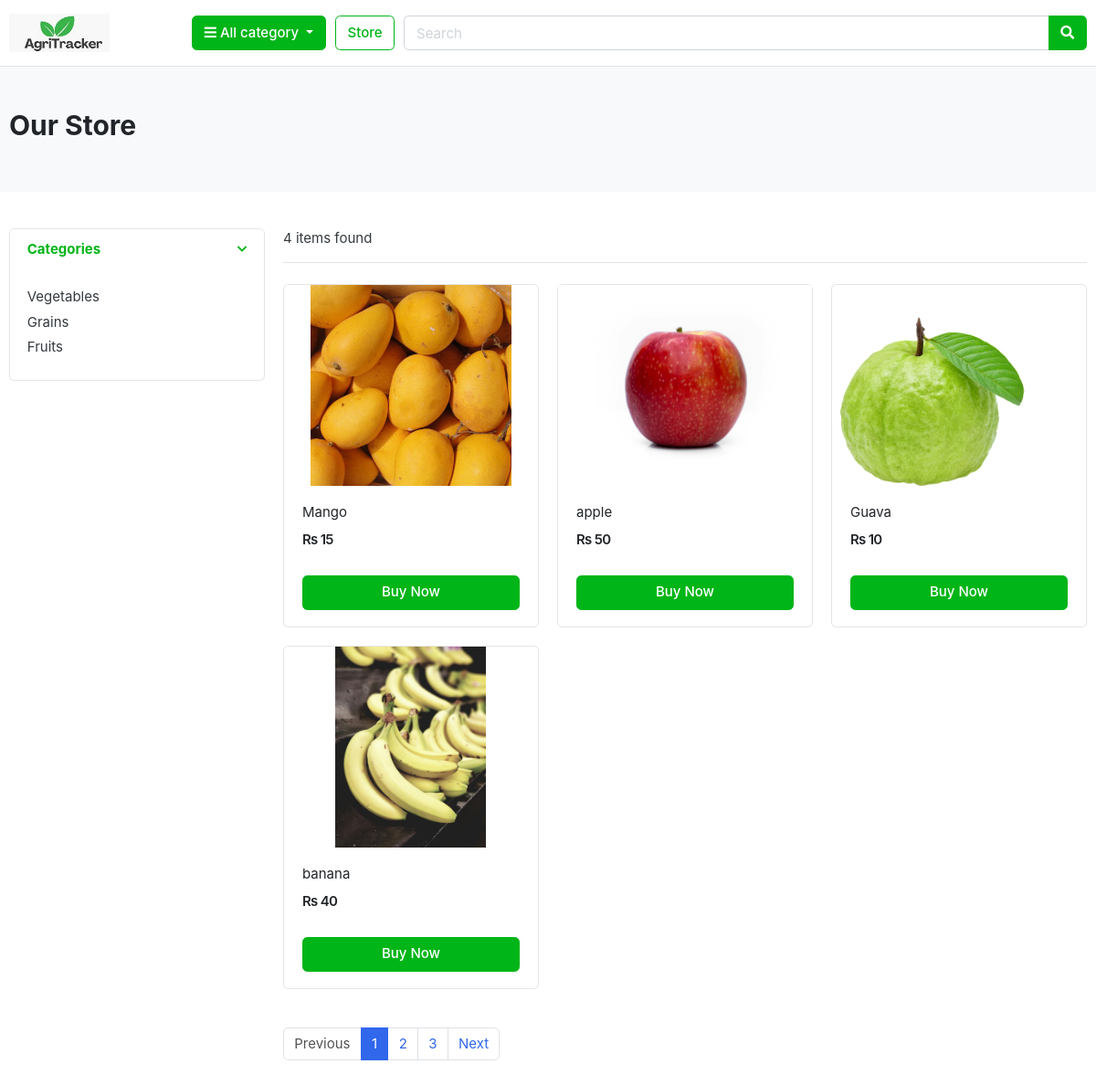
The app's page /store/fruits/ with its own data.
### category/models.py (models this page shows, shortened)
class Category(models.Model):
    category_name = models.CharField(max_length=50,unique=True)
    slug=models.SlugField(max_length=100,unique=True)
    description= models.TextField(max_length=255,blank=True)
    cat_image = models.ImageField(upload_to='photos/categories/',blank=True)
    class Meta:
        verbose_name = 'category'
        verbose_name_plural= 'categories'
    def get_url(self):
        return reverse('products_by_category',args=[self.slug])

### store/models.py (models this page shows, shortened)
class Product(models.Model):
    product_name = models.CharField(max_length=200,unique=True)
    slug = models.SlugField(max_length=200,unique=True)
    description = models.TextField(max_length=800,unique=True)
    price = models.IntegerField()
    images = models.ImageField(upload_to='photos/products')
    stock = models.IntegerField()
    is_available = models.BooleanField(default=True)
    category = models.ForeignKey(Category,on_delete=models.CASCADE)
    created_date= models.DateTimeField(auto_now_add=True)
    modified_date = models.DateTimeField(auto_now=True)
    def get_url(self):
        return reverse('product_detail',args=[self.category.slug,self.slug])

### store/views.py (the view)
# urls.py: path('store/',include('store.urls')),
def store(request,category_slug=None):
    categories = None
    products= None
    if category_slug!=None:
        categories =get_object_or_404(Category, slug=category_slug)
        products = Product.objects.filter(category=categories,is_available=True)
        product_count=products.count()
    else:
        products = Product.objects.all().filter(is_available=True)
        product_count=products.count()
    context={
        'products':products,
        'product_count':product_count
    }
    return render(request, 'store/store.html',context)

### category/context_processors.py (called while the page is built)
def menu_links(request):
    links=Category.objects.all()
    return dict(links=links)

### templates/store/store.html (shortened to what this page needs)
{% load static %}
{% include 'header1.html' %}
<header class="section-header">
<section class="header-main border-bottom">
	<div class="container">
		<div class="row align-items-center">
			<div class="col-lg-2 col-md-3 col-6">
				<a href="{% url 'home' %}" class="brand-wrap">
					<img class="logo" src="{% static 'images/agritracker_logo.jpeg' %}">
				</a>
			</div>
			<div class="col-lg col-sm col-md col-6 flex-grow-0">
				<div class="category-wrap dropdown d-inline-block float-right">
					<button type="button" class="btn btn-success dropdown-toggle" data-toggle="dropdown">
						<i class="fa fa-bars"></i> All category
					</button>
				</div>
			</div>
			<a href="{% url 'store' %}" class="btn btn-outline-success">Store</a>
			<div class="col-lg col-md-6 col-sm-12 col">
				<form action="{% url 'store_search' %}" method="GET" class="search">
					<div class="input-group w-100">
						<input type="text" class="form-control" style="width:60%;" placeholder="Search" name="keyword">
						<div class="input-group-append">
							<button class="btn btn-success" type="submit">
								<i class="fa fa-search"></i>
							</button>
						</div>
					</div>
				</form>
			</div>
		</div>
	</div>
</section>
</header>
<section class="section-pagetop bg">
	<div class="container">
		<h2 class="title-page">
			{% if request.GET.keyword %}
				Search results for "{{ request.GET.keyword }}"
			{% else %}
				Our Store
			{% endif %}
		</h2>
	</div>
</section>
<section class="section-content padding-y">
	<div class="container">
		<div class="row">
			<aside class="col-md-3">
				<div class="card">
					<article class="filter-group">
						<header class="card-header">
							<a href="#" data-toggle="collapse" data-target="#collapse_1" aria-expanded="true">
								<i class="icon-control fa fa-chevron-down text-success"></i>
								<h6 class="title text-success">Categories</h6>
							</a>
						</header>
						<div class="filter-content collapse show" id="collapse_1">
							<div class="card-body">
								<ul class="list-menu">
									{% for category in links %}
										<li><a href="{{ category.get_url }}"> {{ category.category_name }} </a></li>
									{% endfor %}
								</ul>
							</div>
						</div>
					</article>
				</div>
			</aside>
			<main class="col-md-9">
				<header class="border-bottom mb-4 pb-3">
					<div class="form-inline">
						<span class="mr-md-auto">{{ product_count }} items found</span>
					</div>
				</header>
				<div class="row">
					{% if products %}
						{% for product in products %}
							<div class="col-md-4">
								<figure class="card card-product-grid">
									<div class="img-wrap">
										<img src="{{ product.images.url }}" alt="{{ product.product_name }}">
									</div>
									<figcaption class="info-wrap">
										<div class="fix-height">
											<a href="{{ product.get_url }}" class="title">{{ product.product_name }}</a>
											<div class="price-wrap mt-2">
												<span class="price">Rs {{ product.price }}</span>
											</div>
										</div>
										<a href="{{ product.get_url }}" class="btn btn-block btn-success">Buy Now</a>
									</figcaption>
								</figure>
							</div>
						{% endfor %}
					{% else %}
						<div class="col-12">
							<h2 class="text-danger">No results found. Please try again.</h2>
						</div>
					{% endif %}
				</div>
				<nav class="mt-4" aria-label="Page navigation sample">
					<ul class="pagination">
						<li class="page-item disabled"><a class="page-link" href="#">Previous</a></li>
						<li class="page-item active"><a class="page-link" href="#">1</a></li>
						<li class="page-item"><a class="page-link" href="#">2</a></li>
						<li class="page-item"><a class="page-link" href="#">3</a></li>
						<li class="page-item"><a class="page-link" href="#">Next</a></li>
					</ul>
				</nav>
			</main>
		</div>
	</div>
</section>

### agritracker_main/static/css/ui.css (style rules this page uses)
html { font-family: "Inter", sans-serif; font-size: 15px; }
.img-wrap { text-align: center; display: block; }
.img-wrap img { max-width: 100%; }
.price-wrap { letter-spacing: -0.7px; }
.padding-y { padding-top: 40px; padding-bottom: 40px; }
figure { margin-bottom: 0; }
article:after, .form-group:after { display: block; clear: both; content: ""; }
.bg { background-color: #f8f9fa; }
.title-page { color: #212529; }
.header-main { position: relative; padding-top: 1rem; padding-bottom: 1rem; }
.brand-wrap .logo, .navbar-brand .logo { margin-right: 7px; max-height: 42px; display: inline-block; }
[class*=list-] li:after { visibility: hidden; display: block; content: ""; overflow: hidden; height: 0; clear: both; }
.list-menu { list-style: none; margin: 0; padding-left: 0; }
.list-menu li { margin-bottom: 5px; }
.list-menu a { color: #343a40; }
[class*=card-product] a.title { color: #212529; display: block; }
[class*=card-product] .img-wrap { overflow: hidden; position: relative; }
[class*=card-product] .img-wrap img { height: 100%; max-width: 100%; width: auto; display: inline-block; -o-object-fit: cover; object-fit: cover; }
.card-product-grid { margin-bottom: 20px; }
.card-product-grid .img-wrap { border-radius: 0.2rem 0.2rem 0 0; height: 220px; }
.card-product-grid .info-wrap { overflow: hidden; padding: 18px 20px; }
.card-product-grid .fix-height { height: 80px; overflow: hidden; }
.card .img-wrap { overflow: hidden; }
.price { font-weight: 600; color: #212529; }
.icon-control { margin-top: 5px; float: right; font-size: 80%; }
.card-header .title { margin-bottom: 0; line-height: 1.5; }
.filter-group { border-bottom: 1px solid #e4e4e4; }
.filter-group .card-header { border-bottom: 0; }
.filter-group:last-child { border-bottom: 0; }
.section-pagetop { padding: 45px 0; }

### records on screen
Category: category_name "Vegetables"
Category: category_name "Grains"
Category: category_name "Fruits"
Product: images (picture), product_name "Mango", price "15"
Product: images (picture), product_name "apple", price "50"
Product: images (picture), product_name "Guava", price "10"
Product: images (picture), product_name "banana", price "40"

### other values on screen
{{ product_count }} "4"
